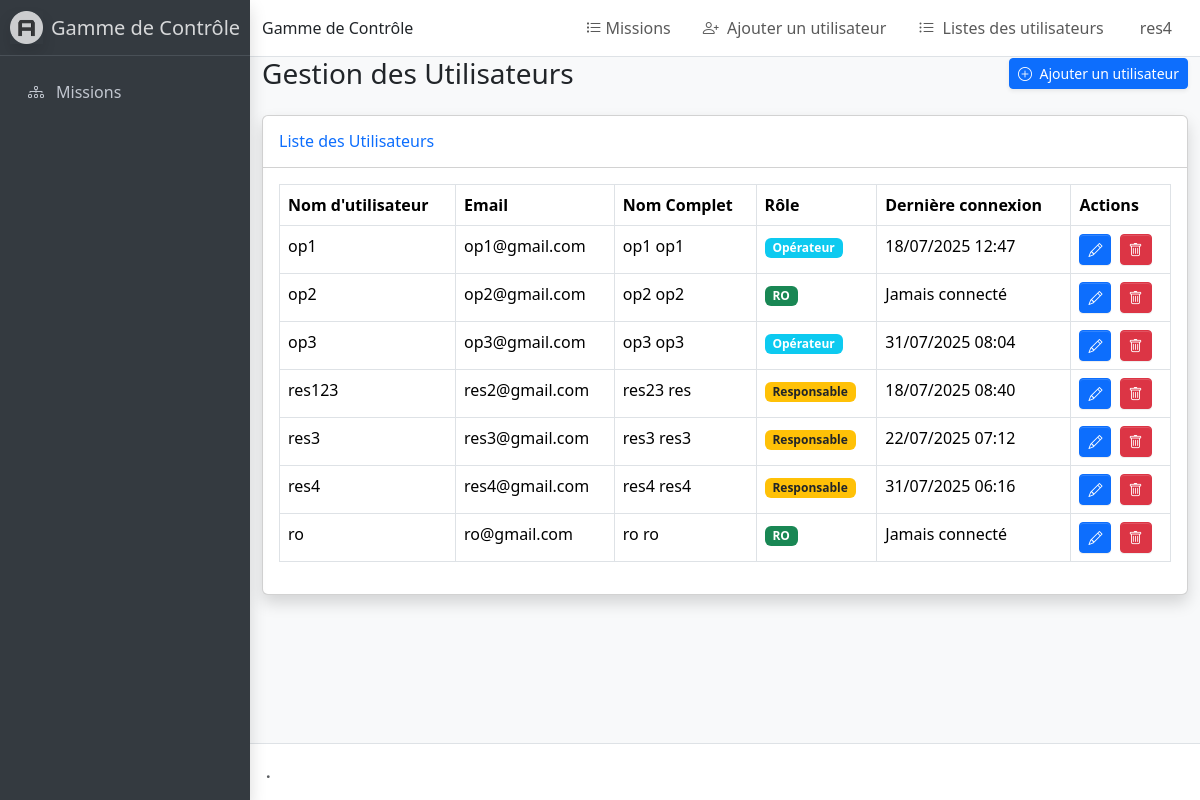
Page /gamme/user/list/ (signed in) on the committed database.
### Gamme/models.py (models this page shows, shortened)
class User(AbstractUser):
    is_admin = models.BooleanField(default=False, verbose_name='Admin')
    is_op = models.BooleanField(default=False, verbose_name='Opérateur')
    is_rs = models.BooleanField(default=False, verbose_name='Responsable')
    is_ro = models.BooleanField(default=False, verbose_name='RO')

### Gamme/views.py (the view)
# urls.py: path('gamme/user/list/', UserListView.as_view(), name='user_list'),
class UserListView(LoginRequiredMixin, ListView):
    model = User
    template_name = 'gamme/user_list.html'
    context_object_name = 'users'
    def get_queryset(self):
        return User.objects.filter(
            is_op=True
        ) | User.objects.filter(
            is_rs=True
        ) | User.objects.filter(
            is_ro=True
        ).order_by('username')
    def get_context_data(self, **kwargs):
        context = super().get_context_data(**kwargs)
        context['user_count'] = self.get_queryset().count()
        return context

### Gamme/templates/gamme/user_list.html (shortened to what this page needs)
{% extends 'Gamme/admin_base.html' %}
{% load static %}
{% block content %}
<div class="container-fluid">
    <div class="d-sm-flex align-items-center justify-content-between mb-4">
        <h1 class="h3 mb-0 text-gray-800">Gestion des Utilisateurs</h1>
        <a href="{% url 'Gamme:ajouter_utilisateur' %}" class="d-none d-sm-inline-block btn btn-sm btn-primary shadow-sm">
            <i class="bi bi-plus-circle me-1"></i> Ajouter un utilisateur
        </a>
    </div>
    <div class="card shadow mb-4">
        <div class="card-header py-3 d-flex justify-content-between align-items-center">
            <h6 class="m-0 font-weight-bold text-primary">Liste des Utilisateurs</h6>
        </div>
        <div class="card-body">
            <div class="table-responsive">
                <table class="table table-bordered" id="dataTable" width="100%" cellspacing="0">
                    <thead>
                        <tr>
                            <th>Nom d'utilisateur</th>
                            <th>Email</th>
                            <th>Nom Complet</th>
                            <th>Rôle</th>
                            <th>Dernière connexion</th>
                            <th>Actions</th>
                        </tr>
                    </thead>
                    <tbody>
                        {% for user in users %}
                        <tr>
                            <td>{{ user.username }}</td>
                            <td>{{ user.email }}</td>
                            <td>{{ user.get_full_name|default:"-" }}</td>
                            <td>
                                {% if user.is_superuser %}
                                    <span class="badge bg-danger">Administrateur</span>
                                {% elif user.is_rs %}
                                    <span class="badge bg-warning text-dark">Responsable</span>
                                {% elif user.is_ro %}
                                    <span class="badge bg-success text-white">RO</span>
                                {% elif user.is_op %}
                                    <span class="badge bg-info">Opérateur</span>
                                {% else %}
                                    <span class="badge bg-secondary">Utilisateur</span>
                                {% endif %}
                            </td>
                            <td>{{ user.last_login|date:"d/m/Y H:i"|default:"Jamais connecté" }}</td>
                            <td class="text-nowrap">
                                <a href="{% url 'Gamme:user_update' user.id %}" class="btn btn-sm btn-primary me-1" title="Modifier">
                                    <i class="bi bi-pencil"></i>
                                </a>
                                <button type="button" class="btn btn-sm btn-danger" title="Supprimer" data-bs-toggle="modal" data-bs-target="#deleteUserModal{{ user.id }}">
                                    <i class="bi bi-trash"></i>
                                </button>
                            </td>
                        </tr>
                        {% empty %}
                        <tr>
                            <td colspan="6" class="text-center">Aucun utilisateur trouvé</td>
                        </tr>
                        {% endfor %}
                    </tbody>
                </table>
            </div>
        </div>
    </div>
</div>
{% endblock %}

### templates/gamme/admin_base.html (shortened to what this page needs)
{% load static %}
<!doctype html>
<html lang="en">
  <head>
    <link rel="stylesheet" href="{% static 'gamme/dist/css/adminlte.min.css' %}">
    <link
      rel="stylesheet"
      href="https://cdn.jsdelivr.net/npm/@fontsource/source-sans-3@5.0.12/index.css"
      media="print"
      onload="this.media='all'"
    />
    <link
      rel="stylesheet"
      href="https://cdn.jsdelivr.net/npm/overlayscrollbars@2.11.0/styles/overlayscrollbars.min.css"
    />
    <link
      rel="stylesheet"
      href="https://cdn.jsdelivr.net/npm/bootstrap-icons@1.13.1/font/bootstrap-icons.min.css"
    />
    <link rel="stylesheet" href="./css/adminlte.css" />
    <link
      rel="stylesheet"
      href="https://cdn.jsdelivr.net/npm/apexcharts@3.37.1/dist/apexcharts.css"
    />
    <link rel="stylesheet" href="https://cdn.jsdelivr.net/npm/bootstrap-icons@1.11.1/font/bootstrap-icons.css">
    <link
      rel="stylesheet"
      href="https://cdn.jsdelivr.net/npm/jsvectormap@1.5.3/dist/css/jsvectormap.min.css"
    />
  </head>
  <body class="{% if not user.is_op %}layout-fixed sidebar-expand-lg sidebar-open{% endif %} bg-body-tertiary">
    <div class="app-wrapper">
<nav class="app-header navbar navbar-expand bg-body">
  <div class="container-fluid">
    <span class="brand-text fw-light">Gamme de Contrôle</span>
    <ul class="navbar-nav ms-auto">
      {% if not user.is_op %}
      <li class="nav-item">
        <a class="nav-link" href="{% url 'Gamme:missioncontrole_list' %}">
          <i class="bi bi-list-task me-1"></i>Missions
        </a>
      </li>
      <li class="nav-item">
        <a href="{% url 'Gamme:ajouter_utilisateur' %}" class="nav-link">
          <i class="bi bi-person-plus me-1"></i> Ajouter un utilisateur
        </a>
      </li>
      <li class="nav-item">
        <a href="{% url 'Gamme:user_list' %}" class="nav-link">
          <i class="bi bi-list-ul me-1"></i> Listes des utilisateurs
        </a>
      </li>
      {% endif %}
      <li class="nav-item dropdown user-menu">
        <a href="#" class="nav-link dropdown-toggle" data-bs-toggle="dropdown">
          <span class="d-none d-md-inline">{{user.username}}</span>
        </a>
      </li>
    </ul>
  </div>
</nav>
      {% if not user.is_op %}
      <aside class="app-sidebar bg-body-secondary shadow" data-bs-theme="dark">
        <div class="sidebar-brand">
          <a href="../index.html" class="brand-link">
            <img
              src="{% static 'gamme/dist/assets/img/AdminLTELogo.png' %}"
              alt="Gamme de Contrôle Logo"
              class="brand-image opacity-75 shadow"
            />
            <span class="brand-text fw-light">Gamme de Contrôle</span>
          </a>
        </div>
        <div class="sidebar-wrapper">
          <nav class="mt-2">
            <ul
              class="nav sidebar-menu flex-column"
              data-lte-toggle="treeview"
              role="navigation"
              aria-label="Main navigation"
              data-accordion="false"
              id="navigation"
            >
              <li class="nav-item">
                <a href="{% url 'Gamme:missioncontrole_list' %}" class="nav-link">
                  <i class="nav-icon bi bi-diagram-3"></i>
                  <p>
                    Missions
                  </p>
                </a>
              </li>
            </ul>
          </nav>
        </div>
      </aside>
      {% endif %}
      <main class="app-main">
      {% block content %}
      {% endblock %}
      </main>
      <footer class="app-footer">
        <strong>
          <a href="https://adminlte.io" class="text-decoration-none"></a>.
        </strong>
      </footer>
    </div>
  </body>
</html>

### rows in the picture
User: username "res4", email "res4@gmail.com", get_full_name "res4 res4", is_superuser "Responsable", last_login "31/07/2025 06:16"
User: username "op1", email "op1@gmail.com", get_full_name "op1 op1", is_superuser "Opérateur", last_login "18/07/2025 12:47"
User: username "op2", email "op2@gmail.com", get_full_name "op2 op2", is_superuser "RO", last_login "Jamais connecté"
User: username "op3", email "op3@gmail.com", get_full_name "op3 op3", is_superuser "Opérateur", last_login "31/07/2025 08:04"
User: username "res123", email "res2@gmail.com", get_full_name "res23 res", is_superuser "Responsable", last_login "18/07/2025 08:40"
User: username "res3", email "res3@gmail.com", get_full_name "res3 res3", is_superuser "Responsable", last_login "22/07/2025 07:12"
User: username "ro", email "ro@gmail.com", get_full_name "ro ro", is_superuser "RO", last_login "Jamais connecté"
